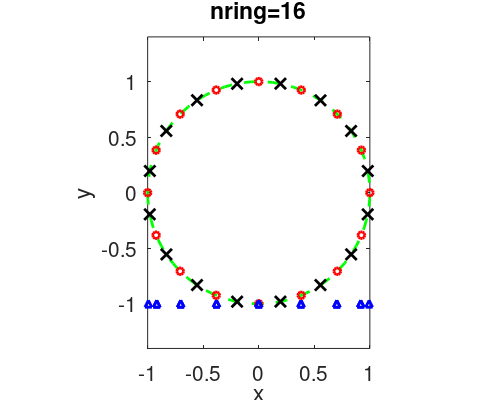

Source code (MATLAB):
% Hua-sheng XIE, 2016-10-02 15:03
% Ref: Cummings1994 thesis, sec 4.1 for 1D gyroaverage weight and point
close all; clear; clc;
nring=8*2;

figure('Unit','Normalized','position',...
    [0.02 0.1 0.3 0.5],'DefaultAxesFontSize',15);
t=(0:pi/50:2*pi)-pi/1;
x=cos(t); y=sin(t);
plot(x,y,'g--','Linewidth',2); hold on;
axis equal;
xlabel('x'); ylabel('y');


for j=1:nring
    t2d=(2*j-1)/nring*pi;
    x2d=cos(t2d); y2d=sin(t2d);
    plot(x2d,y2d,'kx','Linewidth',2,'Markersize',8); hold on;
    
    t2d=(2*j)/nring*pi;
    x2d=cos(t2d); y2d=sin(t2d);
    plot(x2d,y2d,'ro','Linewidth',2,'Markersize',5); hold on;
end

wgt=[];xxt=[];
for j=1:nring
    t1=(2*j-1)/nring*pi; t2=(2*j+1)/nring*pi;
    xt=(sin(t2)-sin(t1))/(t2-t1);
    wgt=[wgt,1/nring];
    xxt=[xxt,xt];
%     y1=cos(t1); y2=cos(t1);
    plot(xt,-1,'b^','Linewidth',2,'Markersize',5);
    hold on;
end
title(['nring=',num2str(nring)]);

set(gcf,'PaperUnits','inches','PaperPosition',[0 0 5 4]);
print(gcf,'-dpng',['plt_wgt_nring=',num2str(nring),'.png'],'-r100');

